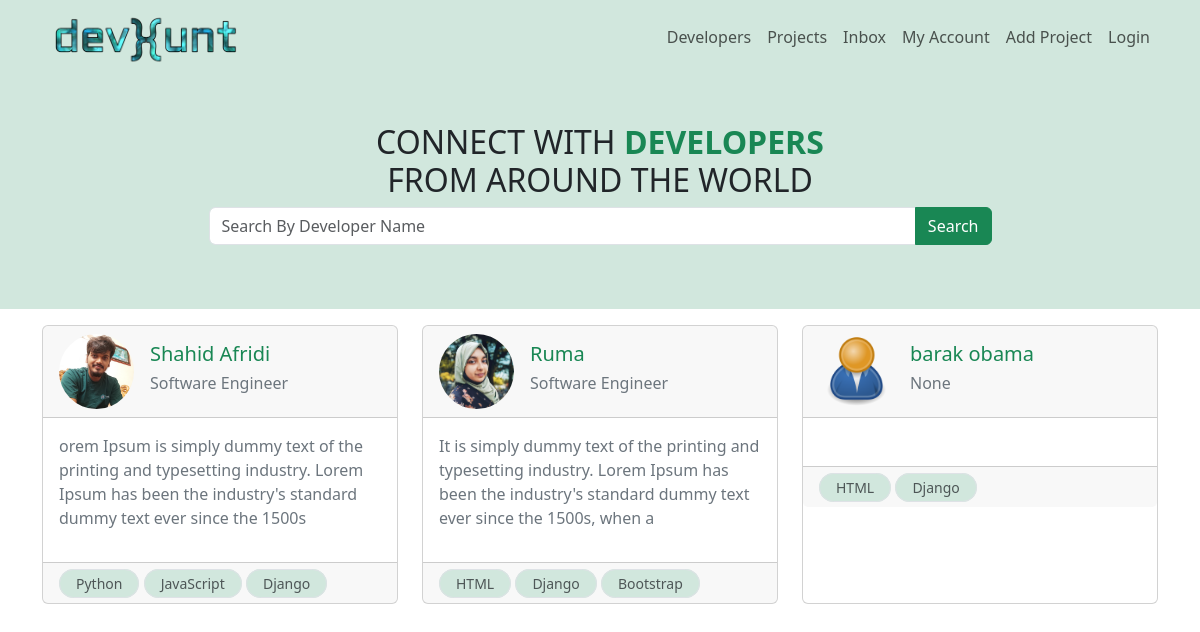
The app's page /, older data.
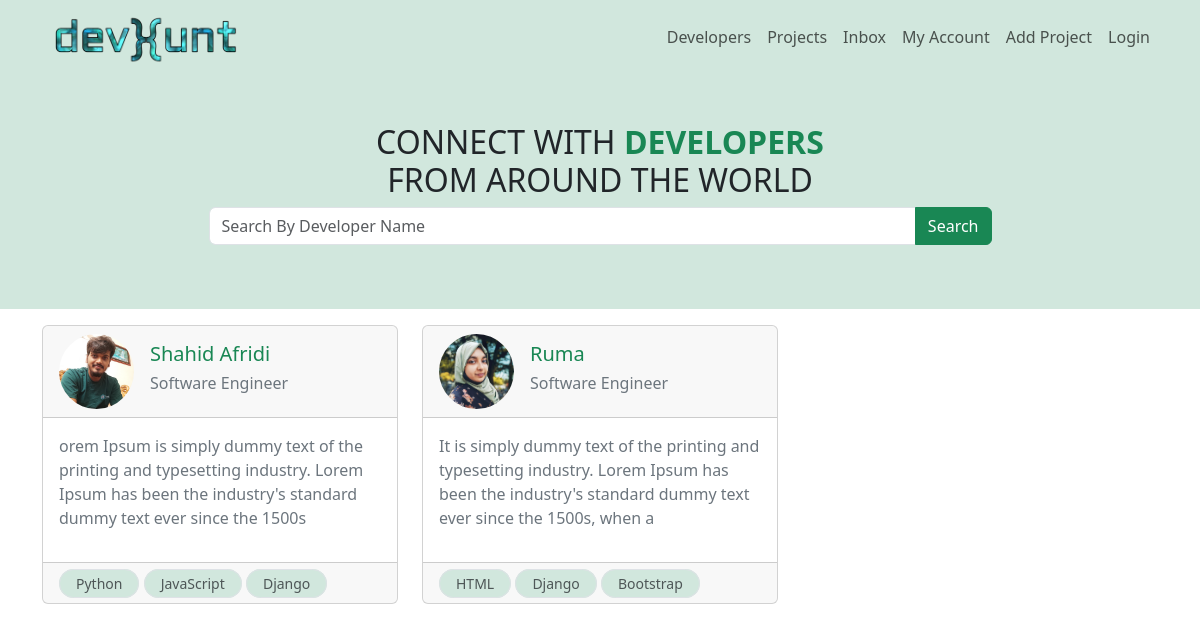
The same page, newer data.
### users/models.py (models this page shows, shortened)
class Profile(models.Model):
    user = models.OneToOneField(
        User, on_delete=models.CASCADE, blank=True, null=True)
    name = models.CharField(max_length=255, blank=True, null=True)
    email = models.EmailField(max_length=500, blank=True, null=True)
    username = models.CharField(max_length=255, blank=True, null=True)
    short_intro = models.CharField(max_length=200, blank=True, null=True)
    location = models.CharField(max_length=200, blank=True, null=True)
    bio = models.TextField(blank=True, null=True)
    profile_image = models.ImageField(
        blank=True, null=True, upload_to='profiles/', default='profiles/user-default.png')
    social_github = models.CharField(max_length=200, blank=True, null=True)
    social_twitter = models.CharField(max_length=200, blank=True, null=True)
    social_linkedin = models.CharField(max_length=200, blank=True, null=True)
    social_youtube = models.CharField(max_length=200, blank=True, null=True)
    social_website = models.CharField(max_length=200, blank=True, null=True)
    created_at = models.DateTimeField(auto_now_add=True)
    id = models.UUIDField(default=uuid.uuid4, unique=True,
                          primary_key=True, editable=False)

class Skill(models.Model):
    owner = models.ForeignKey(Profile, on_delete=models.CASCADE, null=True, blank=True)
    name = models.CharField(max_length=200, blank=True, null=True)
    description = models.TextField(null=True, blank=True)
    created_at = models.DateTimeField(auto_now_add=True)
    id = models.UUIDField(default=uuid.uuid4, unique=True,
                          primary_key=True, editable=False)

### users/views.py (the view)
# urls.py: path('', views.profiles, name='profiles'),
def profiles(request):
    profiles = Profile.objects.all()
    context = {
        'profiles': profiles
    }
    return render(request, 'users/profiles.html', context)

### users/templates/users/profiles.html (shortened to what this page needs)
{% extends 'main.html' %}
{% block content %}
<div class=" bg-success-subtle">
    <div class='container text-center p-5'>
        <h2>CONNECT WITH <span class='text-success' style="font-weight: 800;">DEVELOPERS</span> <br> FROM AROUND THE WORLD</h2>
        <div class="input-group mb-3 m-auto w-75">
            <input type="text" class="form-control" placeholder="Search By Developer Name" aria-label="Recipient's username" aria-describedby="button-addon2">
            <button class="btn  btn-success" type="button" id="button-addon2">Search</button>
        </div>
    </div>
</div>
<div class="container mt-3">
    <div class="row row-cols-1 row-cols-md-3 g-4">
        {% for profile in profiles %}
        <div class="col ">
            <a class="text-decoration-none " href="{% url 'profile' profile.id %}" >
          <div class="card h-100 ">
            <div class='card-header'>
                <div class='d-flex align-items-center'>
                    <div>
                        <img src="{{ profile.profile_image.url}}" class="rounded-circle" style="width: 75px;" alt="Avatar" />
                    </div>
                    <div class='ps-3'>
                        <h5 class="text-success card-title ">{{profile.name}}</h5>
                        <h6 class='text-secondary'>{{ profile.short_intro }}</h6>
                    </div>
                </div>
            </div>
            <div class="card-body">
              <p class="text-secondary">
                {{ profile.bio|slice:"150" }}
              </p>
            </div>
            </a>
            <div class="card-footer">
                {% for skill in profile.skill_set.all|slice:"3" %}
                <small class="border border-1 py-1 px-3  bg-success-subtle text-body-secondary rounded-pill">{{skill.name}}</small>
                {% endfor %}
            </div>
          </div>
        </div>
        {% endfor %}
    </div>
{% endblock content %}

Row changes from the older to the newer data that the page shows:
removed Profile: profile_image (placeholder picture), name "barak obama", short_intro "None"
removed Skill: name "HTML", shown under "barak obama"
removed Skill: name "Django", shown under "barak obama"
